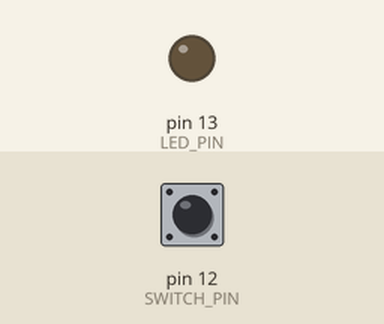
Recording of a sketch running on a simulated Arduino Uno, built with avr-gcc and run on an emulated ATmega328P. On the bench: output pins drawn as LEDs (lit = HIGH). Dashed ring = blinking. The test bench sets the inputs (shaded band); at power-on: pin 12 (SWITCH_PIN) HIGH.

Above: at 1.2 s.
1.3 s: pin 12 (SWITCH_PIN) pulled LOW for 0.15 s
At 1.64 s:
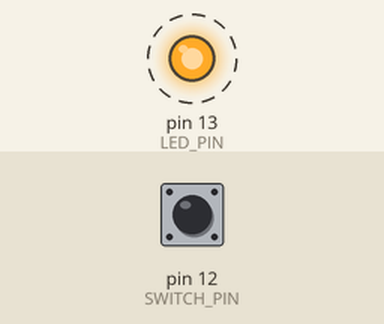
4.4 s: pin 12 (SWITCH_PIN) pulled LOW for 1 s
At 6.5 s:
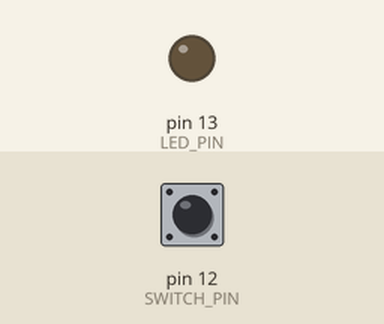
6.9 s: pin 12 (SWITCH_PIN) pulled LOW for 3.2 s
At 10.6 s:
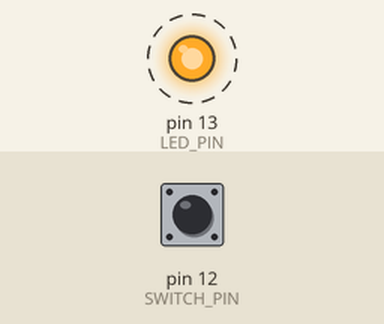
Timing chart, 0 to 19.1 s (numbered marks = the images above; inputs shaded):
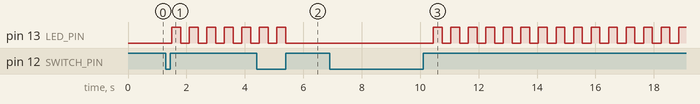

The sketch:

SwitchLedBlinkingLib.ino
```cpp
#include <Bounce.h>
#include <Timer.h>

#define LED_PIN 13
#define SWITCH_PIN 12

#define DEBOUNCE_DELAY 50
int ledBlinkStatus = 0;
Bounce bouncer = Bounce(SWITCH_PIN, DEBOUNCE_DELAY);

#define LED_BLINK_TIME 300
Timer timer;
int8_t timer_id;

void setup() {
  pinMode(LED_PIN, OUTPUT);
  pinMode(SWITCH_PIN, INPUT);
}
void loop() {
  if(bouncer.update() == true && bouncer.read() == HIGH){
    ledBlinkStatus = !ledBlinkStatus;
    if(ledBlinkStatus){
      timer_id = timer.oscillate(LED_PIN, LED_BLINK_TIME, HIGH);
    }
    else{
      timer.stop(timer_id);
      digitalWrite(LED_PIN, LOW);
    }
  }

  timer.update();
}
```

Measured:
- after the input at 1.3 s, pin 13 (LED_PIN): alternates HIGH for 0.30 s and LOW for 0.30 s, starting after 0.20 s
- after the input at 4.4 s, pin 13 (LED_PIN): goes on until 5.4 s, then stays LOW
- after the input at 6.9 s, pin 13 (LED_PIN): alternates HIGH for 0.30 s and LOW for 0.30 s, starting after 3.6 s
